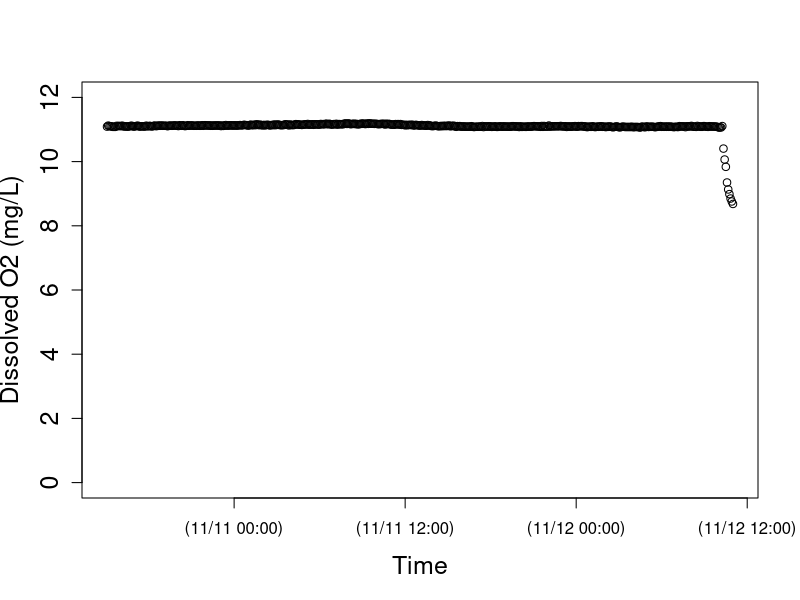
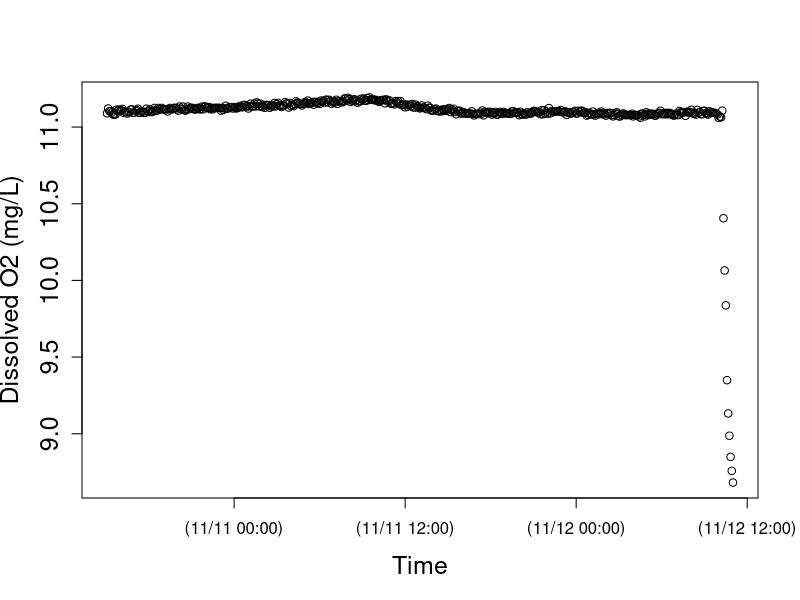

Here is the R script that generated these plots, in order: (Note: this script raises an error after producing the figures.)
setwd("N:/Thesis.N/FreshStart_trans/TempLight_trans/TempLightFall17_trans/HO10nov17")
install.packages("chron")
library(chron)
StreamData=read.table("HO10nov17.csv",header=TRUE)  	##time is in seconds since 1970 and in UTC
StreamData$dtime<-chron(StreamData$time/86400)-(8/24)
## Check new chron object dtime and O2 data
## here is where you can target and remove outliers if you want to check before running models 
plot(StreamData$dtime, StreamData$oxy,cex.lab=1.5, cex.axis=1.5, lwd=1,ylim=c(0,12), xlab="Time",ylab="Dissolved O2 (mg/L)")
plot(StreamData$dtime, StreamData$oxy,cex.lab=1.5, cex.axis=1.5, lwd=1, xlab="Time",ylab="Dissolved O2 (mg/L)")

# END data important and management
# [2] LOAD O2 SATURATION FUNCTION

osat<- function(temp, bp) {
  
  tstd<-log((298.15-temp) / (273.15 + temp))
  
  a0<-2.00907
  a1<-3.22014
  a2<-4.0501
  a3<-4.94457
  a4<- -0.256847
  a5<- 3.88767
  
  u<-10^(8.10765-(1750.286/(235+temp)))
  
  sato<-(exp(a0 + a1*tstd + a2*tstd^2 + a3*tstd^3 + a4*tstd^4+a5*tstd^5))*((bp-u)/(760-u))*1.42905
  sato
}

#end of function
# END loading O2 SAT calc #
# [3] LOAD BAROMETRIC PRESSURE FUNCTION
## Function to correct barometric pressure for altitude. From Colt (2012).
## This function gives bp in mmHg for altitude given nearby measurement of standardized barometric pressure. 
## temp is degC 
## alt is m
## bpst is in inches of Hg and the sort of data you will find from U.S. weather stations.  Delete the *25.4 if you in the rest of the world where pressure is given in metric units
####function returns mm of Hg
bpcalc<- function(bpst, alt) {
  bpst*25.4*exp((-9.80665*0.0289644*alt)/(8.31447*(273.15+15)))
}
#end of function
# END loading BP calc function ####### 
# [4] LOAD GAS EXCHANGE (K) FUNCTIONS
# NOTE: The functions you use will depend on the methods used to estimate K (O2, propane, SF6). The temperature correction (Kcor) is embedded in the models below, but the Kcor function must be loaded into R before running the model.
# UNITS are day^(-1)
## This code does the opposite of Kcor below; it estimates K600 for KO2 at a given temperature. From Wanninkhof (1992).
K600fromO2<-function (temp, KO2) {
  ((600/(1800.6 - (120.1 * temp) + (3.7818 * temp^2) - (0.047608 * temp^3)))^-0.5) * KO2
}
#end of function
# This calculates K600 from K measured in a propane addition. From Raymond et al. (2012).
K600frompropane<-function (temp, Kpropane) {
  ((600/(2864 - (154.14 * temp) + (3.791 * temp^2) - (0.0379 * temp^3)))^-0.5) * Kpropane
}
#end of function
# This calculates K600 from K measured in a SF6 addition. From Raymond et al. (2012).
K600fromSF6<-function(temp, KSF6) {
  ((600/(3255.3-(217.13*temp)+(6.837*temp^2)-(0.08607*temp^3)))^-0.5)*KSF6
}
#end of function
# This function calculates KO2 at any given tempertaure from K600. via schmidt number scaling.  The scaling equation if From Jähne et al. (1987), Schmidt number conversions from Wanninkhof et al. 1992.
Kcor<-function (temp,K600){
  K600/(600/(1800.6-(temp*120.1)+(3.7818*temp^2)-(0.047608*temp^3)))^-0.5
}
#end of function
# END loading K functions
# [5] NIGHTTIME REGRESSION to estimate K -- OPTIONAL
### nighttime regression code to estimate K. Approach as in Hornberger and Kelly (1975).
## o2 file is your oxygen data (defined in subsetting)
## bp is barometric pressure in mm Hg for your site, 
## ts is the time step in MINUTES (not days as in metabolism code below)

nightreg<-function(o2file, bp, ts){
  
  temp<-o2file$temp
  oxy<-o2file$oxy
  
  # moving average on oxy data
  oxyf1<-filter(o2file$oxy,rep(1/3,3), sides=2)
  
  # trim the ends of the oxy data
  oxyf2<- oxyf1[c(-1,-length(oxyf1))]
  
  # calculate delO/delt; convert to units of days by ts in min-1*1440
  deltaO2<-((oxyf2[-1]-oxyf2[-length(oxyf2)])/ts)*1440
  
  # Trim the first two and last one from the temp data to match the filter oxy data
  temptrim<-temp[c(-2:-1,-length(temp))]
  
  # calc the dodef
  satdef<-osat(temptrim,bp)-oxyf2[-1]
  
  # fit linear model and plot using linear model fitting (lm) and abline functions in R stats package
  nreg<-lm(deltaO2~satdef)
  plot(satdef,deltaO2)
  abline(nreg)
  
  # use coef function in R stats package to get lm coefficients
  coeff<-coef(nreg)
  
  # output gives lm coeff and K600 (converted from nighttime regression estimate of KO2)
  out<-list(coeff, K600fromO2(mean(temp), coeff[2]))
  out
  
}
#end of function
# NOTE: this approach works better for some sites/dates than others; always check that your model fit is good and that your K600 estimate makes sense!
#Call as:  The first argument in the function defines when to pull data.  In this case on 10/27/204 (for spring creek) between 18:05 and 23:00

nightreg(StreamData[StreamData$dtime>=as.numeric(chron(dates="11/08/17", times="00:00:00")) & StreamData$dtime<=as.numeric(chron(dates="11/08/17", times="23:59:59")), ], bp=660, ts=10)
# END nighttime regression calculation of K #
# check that light makes sense
plot(StreamData$dtime, StreamData$light,cex.lab=1.5, cex.axis=1.5, lwd=1, xlab="Time",ylab="PAR (umol photons/s/m2)")
# END light
# [7] MODEL v1 - RIVERMETABK; solves for GPP, ER, AND K
##
# [7a] LOAD RIVERMETABK functions
###########################################

## VERSION 1 of possible metabolism model

##### now estimate metabolism

## parameter names (and units) for BOTH rivermetab functions (solving for or fixing K600):
## oxy.mod = modeled O2 (mg/L)
## oxy = O2 data (mg/L)
## MET[1] = GPP = estimated daily gross primary production (g O2 m-2 d-1); + flux of O2 production
## MET[2] = ER = estimated daily ecosystem respiration (g O2 m-2 d-1); - flux of O2 consumption 
## MET[3] = K = estimated K600 (d-1)
## z = estimated site depth (m)
## Kcor = KO2 corrected for temperature, calculated from K600 (d-1)
## bp = barometric pressure (mmHg)
## temp = water temperature (C)
## light = PAR data (or modlight from above light function)
## ts = time step of O2 data from logger (10 min intervals --> units are day, so 10/1440=0.06944)

# Model to calculate GPP, ER and K simultaneously
# This model is advantageous in the sense that one can estimate K from the data, but beware that it may be an overparameterized model.  
# Note that you have the opportunity below to use your light data or modeled light (here as data$light estimated for spring creek and french creek with the light model function above). You decide and modify the function and data names accordingly.

# rivermetabK is the master function that calls the MLE function (onestationmleK) and plotting function (onestationplot) below
rivermetabK<-function(o2file, z, bp, ts){
  
  ##pull data out of loaded o2file (subset in CALL function) and give it a name. 
  temp<-o2file$temp
  oxy<-o2file$oxy
  light<-o2file$light
  
  ##This calls onestationmleK (below) to calculate metabolism by non-linear minimization. We use nlm() function in R stats package; for more information see "help(nlm)"  The first argument is the function to be minimized, the second defines the starting values.  The function that is minimized (onestationmleK, see below) always has as its first argument, a vector of parameters (MET), and second argument a vector of starting values for those parameters, p=c(3,-5, 10).
  
  river.mle<-nlm(onestationmleK, p=c(3,-5, 10), oxy=oxy, z=z,temp=temp,light=light, bp=bp, ts=ts)
  
  ##plot modeled and measaured O2 given MLE estimates of GPP, ER, and K600.  It calls a function below onestationplot()
  
  onestationplot(GPP=river.mle$estimate[1], ER=river.mle$estimate[2],oxy=oxy,z=z,temp=temp,light=light, K=river.mle$estimate[3], bp=bp, ts=ts)
  
  ##return GPP, ER, K600, and MLE values
  b <- list(GPP=river.mle$estimate[1], ER=river.mle$estimate[2], K600=river.mle$estimate[3], neglogL=river.mle$minimum[1])
  b
}
# end of function
# This function returns the negative log likelihood value given O2 data and estimates of GPP, ER, and K (which is vector MET); is included in master rivermetabK function above
onestationmleK<-function(MET,temp, oxy, light, z, bp, ts) {
  
  # create new vector for modeled O2
  oxy.mod<-numeric(length(data))
  # give starting value from oxygen data; this is the only time O2 data is used to model GPP and ER
  oxy.mod[1]<-oxy[1]
  
  # this is the metabolism equation as in Van de Bogert et al 2007 L&OMethods
  for (i in 2:length(oxy)) {oxy.mod[i]<-oxy.mod[i-1]+((MET[1]/z)*(light[i]/sum(light)))+ MET[2]*ts/z+(Kcor(temp[i],MET[3]))*ts*(osat(temp[i],bp)-oxy.mod[i-1]) }
  
  ##below is MLE calculation; output is -log likelihood
  # diff in measured and modeled O2
  sqdiff<-(oxy-oxy.mod)^2 
  # likelihood function
  L <- length(oxy) * (log(((sum(sqdiff)/length(oxy))^0.5))+0.5*log(6.28)) + ((2*sum(sqdiff)/length(oxy))^-1) * sum(sqdiff)
  L
}
# end of function
# this function plots modeled O2 and O2 data from estimates of daily GPP, ER, and K; is included in master rivermetabK function above
# Calls same metabolism equation as in mle function, but plots modeled O2 as a function of GPP, ER, and K estimates from mle
# use this to visually assess your model estimates (should be good agreement between modeled and measured O2)
onestationplot<-function(GPP, ER, oxy, z, temp, K, light, bp, ts) {
  
  oxy.mod<-numeric(length(oxy))
  oxy.mod[1]<-oxy[1]
  
  # this is the metabolism equation as in Van de Bogert et al (2007) L&OMethods
  for (i in 2:length(oxy)) { oxy.mod[i]<-oxy.mod[i-1]+((GPP/z)*(light[i]/sum(light)))+ ER*ts/z+(Kcor(temp[i],K))*ts*(osat(temp[i],bp)-oxy.mod[i-1]) }
  
  plot(seq(1:length(oxy)),oxy.mod, type="l",xlab="Time", ylab="Dissolved oxygen  (mg/L)", cex.lab=1.5, cex.axis=1.5, lwd=2 )
  points(seq(1:length(oxy)),oxy)
}
# end of function

####### END LOADING rivermetabK function #
# [7b] CALL RIVERMETABK function
###########################################

## Call as:  z is depth in m, bp is im mmHg, ts is time steps in days.

# for spring creek data; 10/28/14
####### END LOADING rivermetabK function #
# [7b] CALL RIVERMETABK function
###########################################

## Call as:  z is depth in m, bp is im mmHg, ts is time steps in days.

# for spring creek data; 10/28/14
####### END LOADING rivermetabK function #
# [7b] CALL RIVERMETABK function
###########################################

## Call as:  z is depth in m, bp is im mmHg, ts is time steps in days.

# for spring creek data; 10/28/14
rivermetab<-function(o2file, z, bp, ts, K){
  
  ##pull data out of loaded o2file (subset in CALL function) and give it a name. 
  temp<-o2file$temp
  oxy<-o2file$oxy
  light<-o2file$light
  
  ##calculate metabolism by non linear minimization of MLE function (below)
  river.mle<-nlm(onestationmle, p=c(3,-5), oxy=oxy, z=z,temp=temp,light=light, bp=bp, ts=ts, K=K)
  
  ##plot data; uses same plot function as given for rivermetabK above (relisted below to keep each model as own unit)
  onestationplot(GPP=river.mle$estimate[1], ER=river.mle$estimate[2],oxy=oxy,z=z,temp=temp,light=light, K=K, bp=bp, ts=ts)
  
  ##return GPP, ER, and MLE value
  b<-list(GPP= river.mle$estimate[1], ER= river.mle$estimate[2],  neglogL= river.mle$minimum[1])
  b
}
# end of function

# function returns the likelihood value given O2 data and estimates of GPP, ER (which is vector MET); is included in master rivermetab function above; K600 is fixed
onestationmle<-function(MET,temp, oxy, light, z, bp, ts, K) {
  
  oxy.mod<-numeric(length(data))
  oxy.mod[1]<-oxy[1]
  
  # this is the metabolism equation as in Van de Bogert et al 2007 L&OMethods
  for (i in 2:length(oxy)) {oxy.mod[i]<-oxy.mod[i-1]+((MET[1]/z)*(light[i]/sum(light)))+ MET[2]*ts/z+(Kcor(temp[i],K))*ts*(osat(temp[i],bp)-oxy.mod[i-1]) }
  
  ## below is MLE calculation; output is likelihood
  # diff in measured and modeled O2
  sqdiff<-(oxy-oxy.mod)^2 
  # likelihood function
  L <- length(oxy)*(log(((sum(sqdiff)/length(oxy))^0.5)) +0.5*log(6.28)) + ((2*sum(sqdiff)/length(oxy))^-1)*sum(sqdiff)
  L
}
#end of function

# (As in rivermetabK)
# this function plots modeled O2 and O2 data from estimates of daily GPP and ER; is included in master rivermetab function above
# Calls same metabolism equation as in mle function, but plots modeled O2 as a function of GPP, ER estimates from mle
# use this to visually assess your model estimates (should be good agreement between modeled and measured O2)
onestationplot<-function(GPP, ER, oxy, z, temp, K, light, bp, ts) {
  
  oxy.mod<-numeric(length(oxy))
  oxy.mod[1]<-oxy[1]
  
  # this is the metabolism equation as in Van de Bogert et al (2007) L&OMethods
  for (i in 2:length(oxy)) { oxy.mod[i]<-oxy.mod[i-1]+((GPP/z)*(light[i]/sum(light)))+ ER*ts/z+(Kcor(temp[i],K))*ts*(osat(temp[i],bp)-oxy.mod[i-1]) }
  
  plot(seq(1:length(oxy)),oxy.mod, type="l",xlab="Time", ylab="Dissolved oxygen  (mg/L)", cex.lab=1.5, cex.axis=1.5, lwd=2 )
  points(seq(1:length(oxy)),oxy)
  
  print(summary(lm(oxy~oxy.mod)))
  
}
# end of function
####### END loading rivermetab function ####### 
## Call as:  z is depth in m, bp is im mmHg, ts is time steps in days.

# 5 MIN timestep!! literature k600 values based on slope
rivermetab(o2file=StreamData[StreamData$dtime>=as.numeric(chron(
  dates="11/10/17", times="15:10:00")) & StreamData $dtime<=as.numeric(chron(
    dates="11/12/17", times="10:05:00")), ], 
  z=0.070, 
  bp=725, 
  ts=0.0034722, 
  K=137.883107)
# 10 MIN timestep!! literature k600 values based on slope
rivermetab(o2file=StreamData[StreamData$dtime>=as.numeric(chron(
  dates="11/10/17", times="15:10:00")) & StreamData $dtime<=as.numeric(chron(
    dates="11/12/17", times="10:05:00")), ], 
  z=0.070, 
  bp=725, 
  ts=0.0069444, 
  K=137.883107)

# 5 MIN timestep!! my derived k600 values based on velocity
rivermetab(o2file=StreamData[StreamData$dtime>=as.numeric(chron(
  dates="11/10/17", times="15:10:00")) & StreamData $dtime<=as.numeric(chron(
  dates="11/12/17", times="10:05:00")), ], 
  z=0.070, 
  bp=725, 
  ts=0.0034722, 
  K=30.5541413)
# 10 MIN timestep!! my derived k600 values based on velocity
rivermetab(o2file=StreamData[StreamData$dtime>=as.numeric(chron(
  dates="11/10/17", times="15:10:00")) & StreamData $dtime<=as.numeric(chron(
    dates="11/12/17", times="10:05:00")), ], 
  z=0.070, 
  bp=725, 
  ts=0.0069444, 
  K=30.5541413)

# 5 MIN timestep!! full model as is 
rivermetabK(o2file=StreamData[ StreamData $dtime>=as.numeric(chron(
  dates="11/10/17", times="15:10:00")) & StreamData $dtime<=as.numeric(chron(
  dates="11/12/17", times="10:05:00")), ], 
  z=0.070, 
  bp=725, 
  ts=0.0034722)
